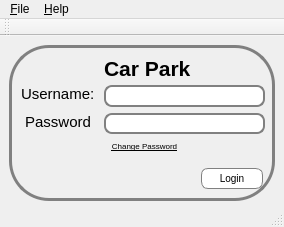
<?xml version="1.0" encoding="UTF-8"?>
<ui version="4.0">
 <class>MainWindow</class>
 <widget class="QMainWindow" name="MainWindow">
  <property name="geometry">
   <rect>
    <x>0</x>
    <y>0</y>
    <width>284</width>
    <height>227</height>
   </rect>
  </property>
  <property name="windowTitle">
   <string>MainWindow</string>
  </property>
  <widget class="QWidget" name="centralWidget">
   <widget class="QFrame" name="loginFrame">
    <property name="geometry">
     <rect>
      <x>9</x>
      <y>9</y>
      <width>266</width>
      <height>156</height>
     </rect>
    </property>
    <property name="font">
     <font>
      <underline>false</underline>
     </font>
    </property>
    <property name="styleSheet">
     <string notr="true">#MainWindow{
background: gray;
}

#loginFrame{
border:3px solid gray;
border-radius: 40px;
background:qradialgradient(spread:pad, cx:0.5, cy:0.5, radius:0.5, fx:0.5, fy:0.5, stop:0 rgba(0, 0, 0, 0), stop:0.52 rgba(0, 0, 0, 0), stop:0.565 rgba(82, 121, 76, 33), stop:0.65 rgba(159, 235, 148, 64), stop:0.721925 rgba(255, 238, 150, 129), stop:0.77 rgba(255, 128, 128, 204), stop:0.89 rgba(191, 128, 255, 64), stop:1 rgba(0, 0, 0, 0))rgb(255, 255, 127)qradialgradient(spread:pad, cx:0.5, cy:0.5, radius:2, fx:0.5, fy:0.5, stop:0 rgba(117, 73, 133, 183), stop:1 rgba(255, 255, 255, 255))
}

QPushButton#pushButton{
color: rgb(255, 255, 255);
background-color: rgb(255, 255, 255);
	color: rgb(0, 0, 0);
border:  3px solid gray;
border-width: 1px;
border-style: solid;
border-radius: 7;
padding: 3px;
font-size: 10px;
padding-left: 5px;
padding-right: 5px;
min-width: 50px;
max-width: 50px;
min-height: 13px;
max-height: 13px;


}
QLineEdit {
padding: 1px;
border-style: solid;
border: 2px solid gray;
border-radius: 8px;
}</string>
    </property>
    <property name="frameShape">
     <enum>QFrame::StyledPanel</enum>
    </property>
    <property name="frameShadow">
     <enum>QFrame::Raised</enum>
    </property>
    <widget class="QLineEdit" name="userLine">
     <property name="geometry">
      <rect>
       <x>95</x>
       <y>40</y>
       <width>161</width>
       <height>22</height>
      </rect>
     </property>
    </widget>
    <widget class="QPushButton" name="pushButton">
     <property name="geometry">
      <rect>
       <x>192</x>
       <y>123</y>
       <width>62</width>
       <height>21</height>
      </rect>
     </property>
     <property name="cursor">
      <cursorShape>PointingHandCursor</cursorShape>
     </property>
     <property name="text">
      <string>Login</string>
     </property>
    </widget>
    <widget class="QLabel" name="label">
     <property name="geometry">
      <rect>
       <x>95</x>
       <y>12</y>
       <width>91</width>
       <height>22</height>
      </rect>
     </property>
     <property name="font">
      <font>
       <pointsize>16</pointsize>
       <weight>75</weight>
       <bold>true</bold>
      </font>
     </property>
     <property name="text">
      <string>Car Park</string>
     </property>
    </widget>
    <widget class="QLabel" name="passLabel">
     <property name="geometry">
      <rect>
       <x>12</x>
       <y>68</y>
       <width>71</width>
       <height>18</height>
      </rect>
     </property>
     <property name="font">
      <font>
       <pointsize>11</pointsize>
       <underline>false</underline>
      </font>
     </property>
     <property name="text">
      <string> Password:</string>
     </property>
    </widget>
    <widget class="QLabel" name="UserLabel">
     <property name="geometry">
      <rect>
       <x>12</x>
       <y>40</y>
       <width>72</width>
       <height>18</height>
      </rect>
     </property>
     <property name="font">
      <font>
       <pointsize>11</pointsize>
       <underline>false</underline>
      </font>
     </property>
     <property name="text">
      <string>Username:</string>
     </property>
    </widget>
    <widget class="QLineEdit" name="userPass">
     <property name="geometry">
      <rect>
       <x>95</x>
       <y>68</y>
       <width>161</width>
       <height>21</height>
      </rect>
     </property>
     <property name="echoMode">
      <enum>QLineEdit::Password</enum>
     </property>
    </widget>
    <widget class="QPushButton" name="pushButton_2">
     <property name="geometry">
      <rect>
       <x>90</x>
       <y>90</y>
       <width>91</width>
       <height>22</height>
      </rect>
     </property>
     <property name="font">
      <font>
       <pointsize>6</pointsize>
       <underline>true</underline>
      </font>
     </property>
     <property name="cursor">
      <cursorShape>PointingHandCursor</cursorShape>
     </property>
     <property name="text">
      <string>Change Password</string>
     </property>
     <property name="flat">
      <bool>true</bool>
     </property>
    </widget>
   </widget>
  </widget>
  <widget class="QMenuBar" name="menuBar">
   <property name="geometry">
    <rect>
     <x>0</x>
     <y>0</y>
     <width>284</width>
     <height>21</height>
    </rect>
   </property>
   <widget class="QMenu" name="menuLogin">
    <property name="title">
     <string>&amp;File</string>
    </property>
    <addaction name="actionLogin"/>
    <addaction name="separator"/>
    <addaction name="actionExit"/>
   </widget>
   <widget class="QMenu" name="menuHelp">
    <property name="title">
     <string>&amp;Help</string>
    </property>
    <addaction name="actionHelp"/>
   </widget>
   <addaction name="menuLogin"/>
   <addaction name="menuHelp"/>
  </widget>
  <widget class="QToolBar" name="mainToolBar">
   <attribute name="toolBarArea">
    <enum>TopToolBarArea</enum>
   </attribute>
   <attribute name="toolBarBreak">
    <bool>false</bool>
   </attribute>
  </widget>
  <widget class="QStatusBar" name="statusBar"/>
  <action name="actionLogin">
   <property name="text">
    <string>&amp;Login</string>
   </property>
  </action>
  <action name="actionHelp">
   <property name="text">
    <string>He&amp;lp</string>
   </property>
  </action>
  <action name="actionExit">
   <property name="text">
    <string>&amp;Exit</string>
   </property>
  </action>
 </widget>
 <layoutdefault spacing="6" margin="11"/>
 <tabstops>
  <tabstop>userLine</tabstop>
  <tabstop>userPass</tabstop>
  <tabstop>pushButton</tabstop>
 </tabstops>
 <resources/>
 <connections>
  <connection>
   <sender>pushButton</sender>
   <signal>clicked()</signal>
   <receiver>MainWindow</receiver>
   <slot>button()</slot>
   <hints>
    <hint type="sourcelabel">
     <x>249</x>
     <y>174</y>
    </hint>
    <hint type="destinationlabel">
     <x>283</x>
     <y>226</y>
    </hint>
   </hints>
  </connection>
  <connection>
   <sender>pushButton_2</sender>
   <signal>clicked()</signal>
   <receiver>MainWindow</receiver>
   <slot>changePass()</slot>
   <hints>
    <hint type="sourcelabel">
     <x>123</x>
     <y>147</y>
    </hint>
    <hint type="destinationlabel">
     <x>123</x>
     <y>204</y>
    </hint>
   </hints>
  </connection>
 </connections>
 <slots>
  <slot>button()</slot>
  <slot>changePass()</slot>
 </slots>
</ui>
